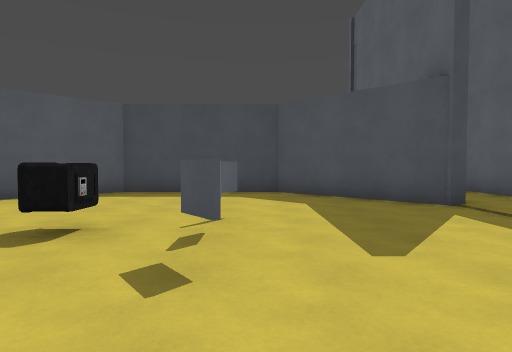
view 1 (above)

22 first-person views from a walk through a 3-D level made in the Godot game engine. The camera is 1.4 m above the floor, tilts 2° down and sees 75° across. Doors that lead somewhere are drawn open, without their leaves. The floor is counted in squares, 2 m on a side. Each view is taken from the middle of a square. On the plan, view 1 faces up. The plan holds only what a view shows up to about 10 squares ahead; the rest is blank. The place goes on beyond the plan. Characters and animated objects are left out. Some surface patterns are stand-ins.

view 2
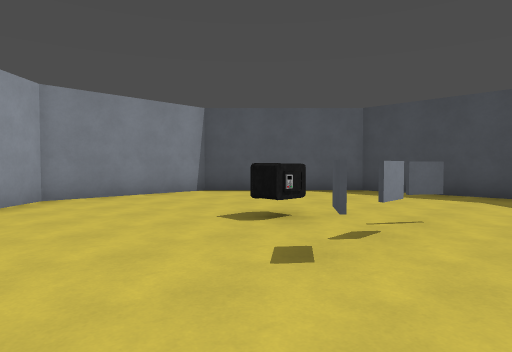

view 3
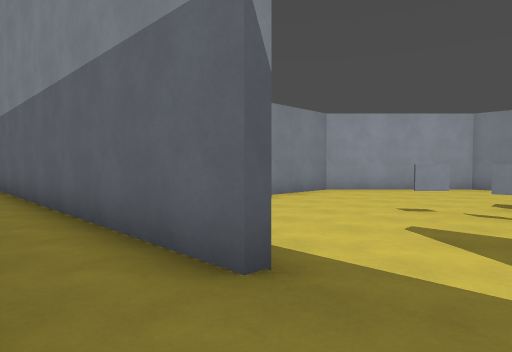

view 4
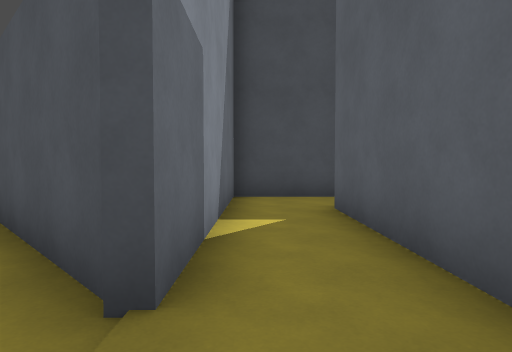

view 5
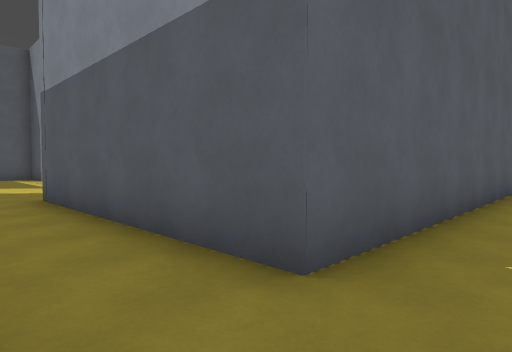

view 6
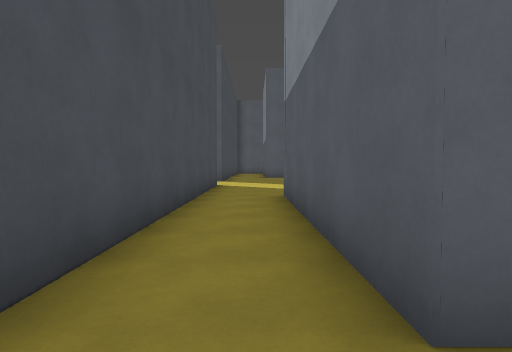

view 7
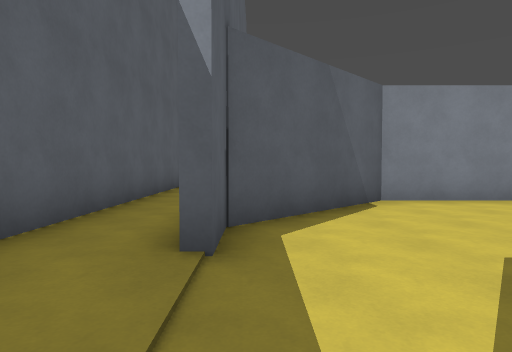

view 8
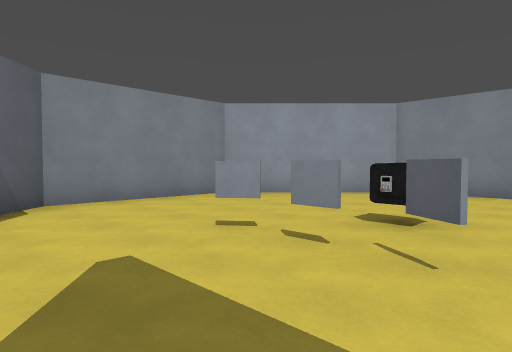

view 9
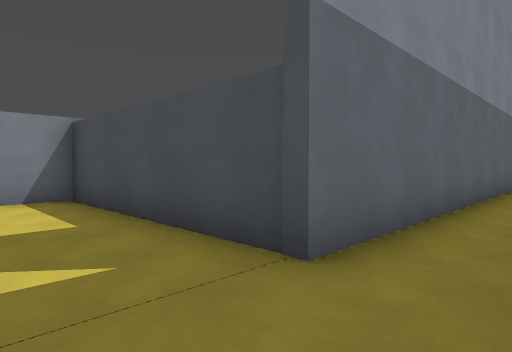

view 10
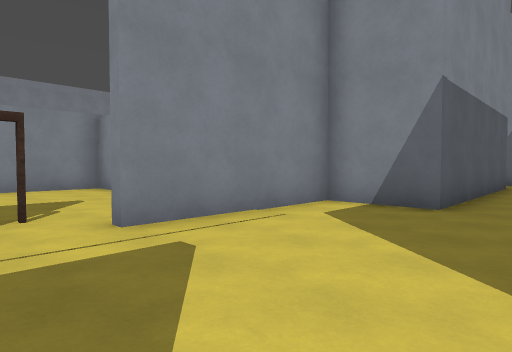

view 11
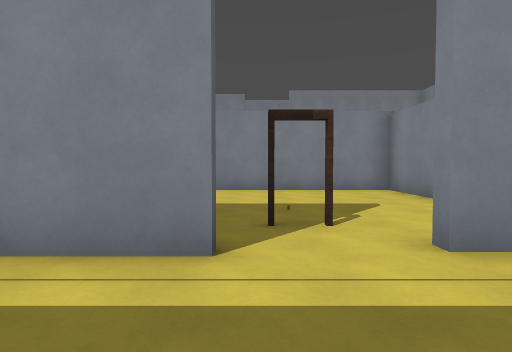

view 12
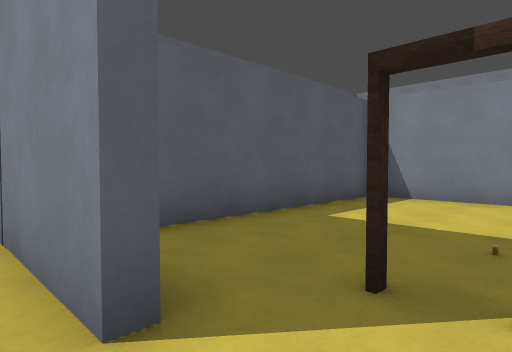

view 13
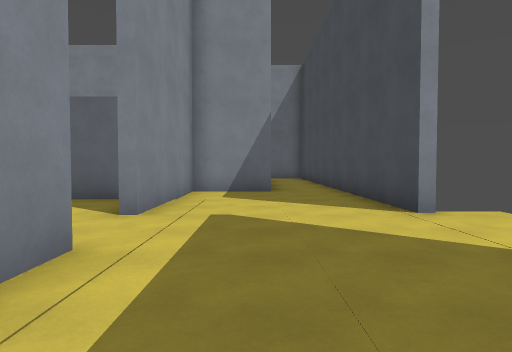

view 14
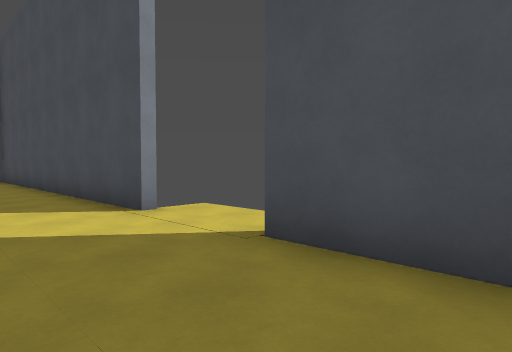

view 15
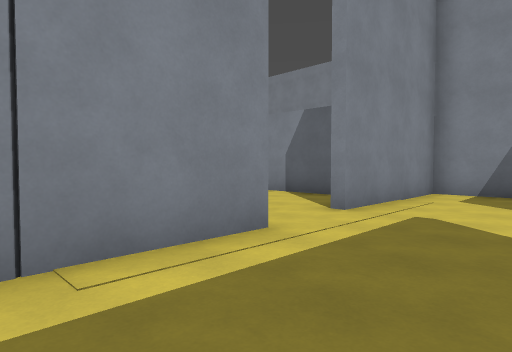

view 16
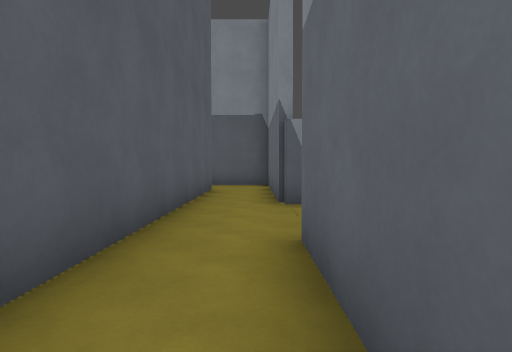

view 17
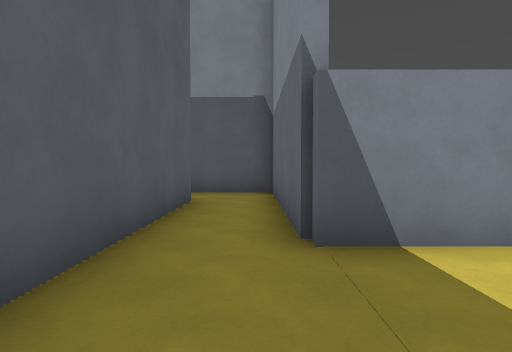

view 18
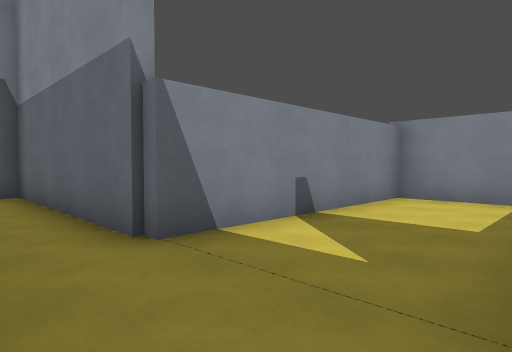

view 19
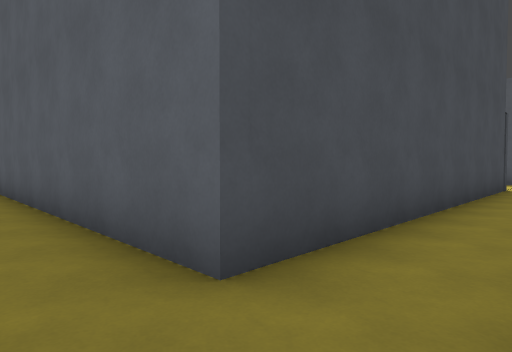

view 20
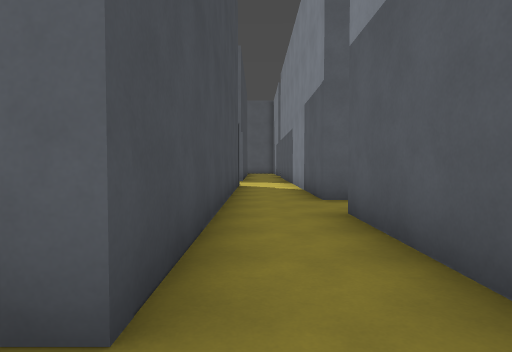

view 21
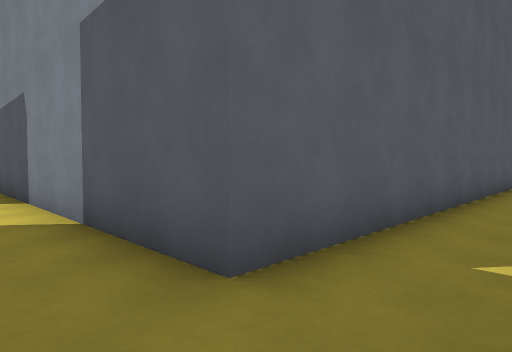

view 22
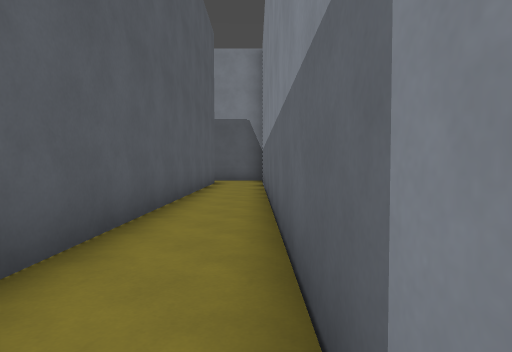

### Floor plan
Points are (right, up) in squares from view 1. A wall is a line through its corners. A room is listed if a view was taken in it or the views show most of it. See-through windows are left out.
Room 1 (views 1, 2, 3, 4, 5, 6, 7, 8, 9, 16, 17, 18, 19, 20, 21, 22)
walls: (3.6, 2.5) (3.6, -7) (-2, -7) (-2, -9.8) (3.6, -9.8) (3.6, -15.3) (8.9, -15.3); (-0.4, 3.6) (-0.4, 3); (-0.2, 4.5) (-0.5, 4); (3.3, 5.6) (0.6, 8.4) (-3.3, 8.4) (-6.3, 5.4) (-6.3, 1.6) (-3.3, -1.4) (0.6, -1.4) (3.3, 1.3) (3.3, 2.5); (8.7, -17.2) (8.7, -26.8); (14.9, -13.4) (5.3, -13.4) (5.3, 9.3) (11.4, 9.4); (12.6, 11.3) (3.6, 11.2) (3.6, 5.5); (10.6, -26.9) (10.6, -15.3) (19.1, -15.3)
ways out: opening at (12, 10.5) to room 2
objects: other object (-2, 3)
Room 2 (views 10, 11, 12, 13, 14, 15)
walls: (17.2, 7.5) (19.8, 7.5); (15.3, 11.3) (12.6, 11.3); (19.8, 11.3) (17.6, 11.3); (11.4, 9.4) (11.4, 7.2); (11.2, 7.5) (15.5, 7.5)
ways out: opening at (12, 10.5) to room 1; opening at (16, 7) to room 3; open door at (17, 6) to room 3
Room 3 (no view inside)
walls: (13.4, 6.4) (13.4, 1) (19.1, 1); (19.4, 1.1) (19.4, 6.1)
ways out: opening at (16, 7) to room 2; open door at (17, 6) to room 2
objects: other object (16, 5)

Positions as (right, up) in squares from view 1, and headings:
1: (0, 0), facing up
2: (1, 0), facing up-left
3: (5, 4), facing down-left
4: (4, 4), facing up
5: (4, 11), facing down-right
6: (4, 10), facing right
7: (3, 5), facing down
8: (2, 5), facing down-left
9: (5, -9), facing up-left
10: (17, 11), facing down-left
11: (17, 10), facing down
12: (16, 8), facing down-right
13: (20, 9), facing left
14: (20, 9), facing up-left
15: (20, 10), facing down-left
16: (4, -4), facing down
17: (4, -7), facing down
18: (5, -7), facing down-left
19: (4, -15), facing up-right
20: (4, -14), facing right
21: (9, -14), facing down-right
22: (9, -17), facing down
